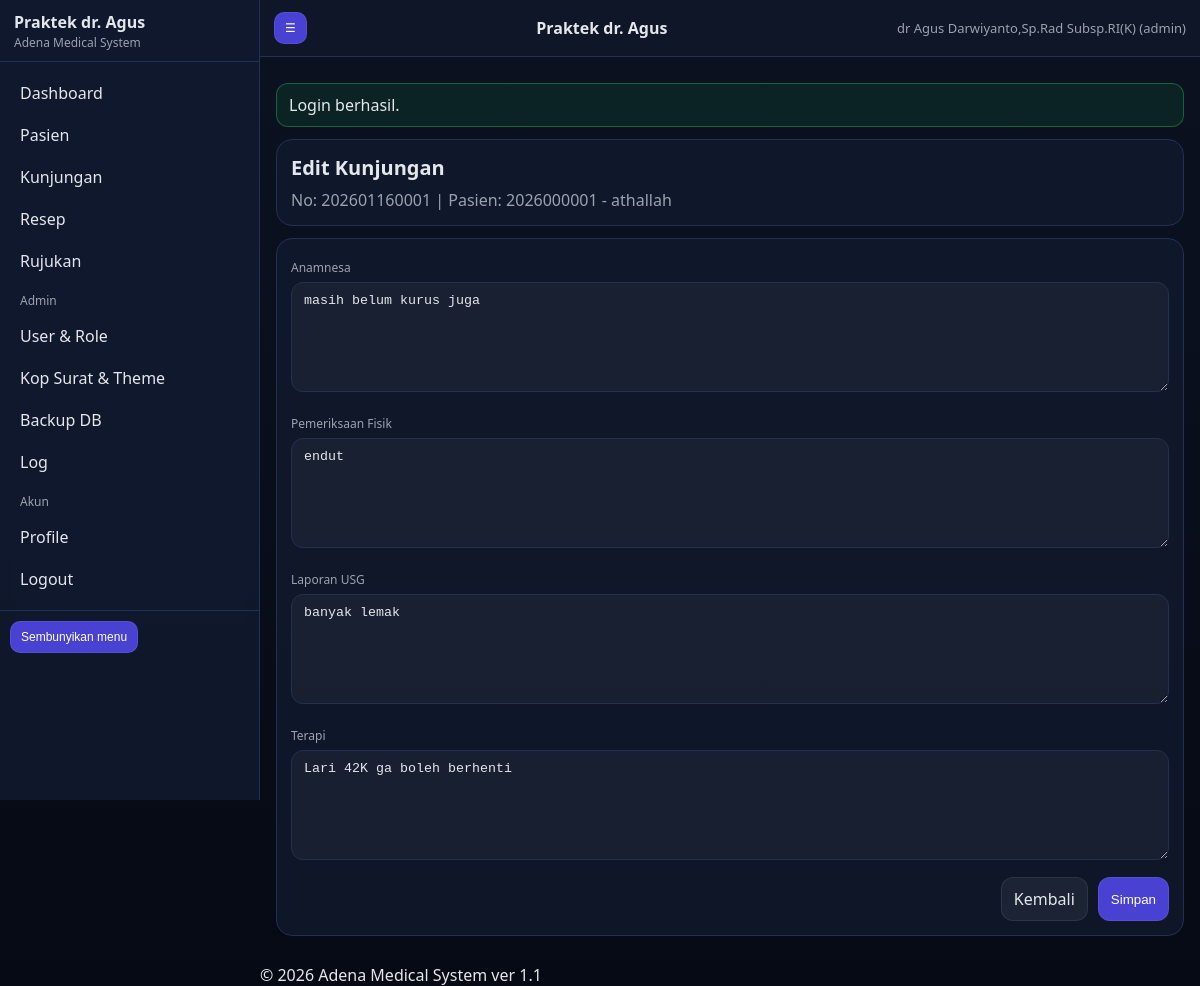
The app's page /visit_edit.php?id=3 (signed in) with its own data.
### tables this page shows
CREATE TABLE `visits` (
  `id` bigint(20) NOT NULL,
  `patient_id` bigint(20) NOT NULL,
  `visit_no` varchar(30) NOT NULL,
  `visit_date` datetime NOT NULL,
  `anamnesis` mediumtext DEFAULT NULL,
  `physical_exam` mediumtext DEFAULT NULL,
  `usg_report` mediumtext DEFAULT NULL,
  `therapy` mediumtext DEFAULT NULL,
  `doctor_id` int(11) DEFAULT NULL,
  `signature_path` varchar(255) DEFAULT NULL,
  `created_at` datetime NOT NULL,
  `updated_at` datetime DEFAULT NULL
);

CREATE TABLE `patients` (
  `id` bigint(20) NOT NULL,
  `mrn` varchar(30) NOT NULL,
  `full_name` varchar(150) NOT NULL,
  `dob` date DEFAULT NULL,
  `gender` enum('L','P') NOT NULL,
  `address` varchar(255) DEFAULT NULL,
  `created_at` datetime NOT NULL
);

### app/db.php (called while the page is built, shortened)
<?php
require_once __DIR__ . '/helpers.php';
function db(): PDO {
  static $pdo = null;
  if ($pdo) return $pdo;
  $cfg = config()['db'];
  $dsn = sprintf('mysql:host=%s;port=%d;dbname=%s;charset=%s',
    $cfg['host'], (int)$cfg['port'], $cfg['name'], $cfg['charset'] ?? 'utf8mb4'
  );
  $opt = [
    PDO::ATTR_ERRMODE => PDO::ERRMODE_EXCEPTION,
    PDO::ATTR_DEFAULT_FETCH_MODE => PDO::FETCH_ASSOC,
    PDO::ATTR_EMULATE_PREPARES => false,
  ];
  try {
    $pdo = new PDO($dsn, $cfg['user'], $cfg['pass'], $opt);
  } catch (Throwable $e) {
    log_app('error', 'DB connection failed', ['err' => $e->getMessage()]);
    throw $e;
  }
  return $pdo;
}

### app/helpers.php (called while the page is built, shortened)
<?php
function e(string $s): string { return htmlspecialchars($s, ENT_QUOTES, 'UTF-8'); }
function config(): array {
  static $cfg = null;
  if ($cfg === null) {
    $file = __DIR__ . '/config.php';
    if (!file_exists($file)) {
      $cfg = require __DIR__ . '/config.sample.php';
    } else {
      $cfg = require $file;
    }
  }
  return $cfg;
}
function base_path(): string {
  $bp = config()['base_path'] ?? '';
  return rtrim($bp, '/');
}
function url(string $path = ''): string {
  $bp = base_path();
  $path = '/' . ltrim($path, '/');
  return $bp . $path;
}
function ensure_dirs(): void {
  $cfg = config();
}

### app/config.php (called while the page is built)
<?php
return array (
  'installed' => true,
  'base_path' => '/AMS',
  'db' =>
  array (
    'host' => '127.0.0.1',
    'port' => 3306,
    'name' => 'ams11',
    'user' => 'root',
    'pass' => '',
    'charset' => 'utf8mb4',
  ),
  'security' =>
  array (
    'session_name' => 'AMSSESSID',
    'csrf_key' => '922e70ba681779f204f2c06607a7a469',
  ),
  'uploads' =>
  array (
    'logo_dir' => 'C:\\xampp\\htdocs\\AMS\\install/../storage/uploads/logo',
    'signature_dir' => 'C:\\xampp\\htdocs\\AMS\\install/../storage/uploads/signature',
  ),
  'paths' =>
  array (
    'logs' => 'C:\\xampp\\htdocs\\AMS\\install/../storage/logs',
    'backups' => 'C:\\xampp\\htdocs\\AMS\\install/../storage/backups',
  ),
  'gdrive' =>
  array (
    'enabled' => false,
    'service_account_json' => 'C:\\xampp\\htdocs\\AMS\\install/../storage/credentials/gdrive_service_account.json',
    'folder_id' => '',
  ),
);

### app/auth.php (called while the page is built, shortened)
<?php
require_once __DIR__ . '/helpers.php';
require_once __DIR__ . '/db.php';
function session_boot(): void {
  $cfg = config();
}

### visit_edit.php (the view, shortened to what this page needs)
<?php
require_once __DIR__ . '/app/auth.php';
require_once __DIR__ . '/app/db.php';
$id = (int)($_GET['id'] ?? 0);
$st = db()->prepare("SELECT v.*, p.full_name, p.mrn, p.dob, p.gender, p.address
                     FROM visits v JOIN patients p ON p.id=v.patient_id
                     WHERE v.id=?");
$st->execute([$id]);
$v = $st->fetch();
require __DIR__ . '/app/views/partials/header.php';
?>
<div class="card">
  <div class="h1">Edit Kunjungan</div>
  <div class="muted">No: <?= e($v['visit_no']) ?> | Pasien: <?= e($v['mrn'].' - '.$v['full_name']) ?></div>
</div>
<div class="card">
  <form method="post" class="grid">
    <div class="col-12">
      <div class="label">Anamnesa</div>
      <textarea class="input" name="anamnesis"><?= e($v['anamnesis'] ?? '') ?></textarea>
    </div>
    <div class="col-12">
      <div class="label">Pemeriksaan Fisik</div>
      <textarea class="input" name="physical_exam"><?= e($v['physical_exam'] ?? '') ?></textarea>
    </div>
    <div class="col-12">
      <div class="label">Laporan USG</div>
      <textarea class="input" name="usg_report"><?= e($v['usg_report'] ?? '') ?></textarea>
    </div>
    <div class="col-12">
      <div class="label">Terapi</div>
      <textarea class="input" name="therapy"><?= e($v['therapy'] ?? '') ?></textarea>
    </div>
    <div class="col-12" style="display:flex;justify-content:flex-end;gap:10px">
      <a class="btn secondary" href="<?= e(url('/visits.php?patient_id='.(int)$v['patient_id'])) ?>">Kembali</a>
      <button class="btn" type="submit">Simpan</button>
    </div>
  </form>
</div>
<?php require __DIR__ . '/app/views/partials/footer.php'; ?>

### public/assets/css/theme.css (style rules this page uses)
:root { --bg:#0b1220; --panel:#111a2e; --panel2:#0f172a; --text:#e5e7eb; --muted:#9ca3af; --line:#223053; --accent:#4f46e5; --danger:#ef4444; --ok:#22c55e; }
* { box-sizing:border-box }
body { margin:0;font-family:system-ui,-apple-system,Segoe UI,Roboto,Arial,sans-serif;background:linear-gradient(180deg,var(--bg),#060a14);color:var(--text) }
a { color:inherit;text-decoration:none }
.card { background:rgba(17,26,46,.8);border:1px solid var(--line);border-radius:16px;padding:14px;margin:12px 0 }
.h1 { font-size:20px;font-weight:800;margin:0 0 8px }
.muted { color:var(--muted) }
.grid { display:grid;grid-template-columns:repeat(12,1fr);gap:12px }
.col-12 { grid-column:span 12 }
.input, select, textarea { width:100%;padding:10px 12px;border-radius:12px;border:1px solid var(--line); background:rgba(255,255,255,.04);color:var(--text);outline:none }
textarea { min-height:110px;resize:vertical }
.label { font-size:12px;color:var(--muted);margin:6px 0 6px }
.btn { display:inline-flex;align-items:center;justify-content:center;gap:8px; padding:10px 12px;border-radius:12px;border:1px solid rgba(255,255,255,.08); background:rgba(79,70,229,.9);color:#fff;cursor:pointer }
.btn.secondary { background:rgba(255,255,255,.06);color:var(--text) }

### records on screen
visits: visit_no "202601160001", patient.full_name "2026000001 - athallah", anamnesis "masih belum kurus juga", physical_exam "endut", usg_report "banyak lemak", therapy "Lari 42K ga boleh berhenti"

### other values on screen
$brand_title "Praktek dr. Agus"
$badge "Adena Medical System"
$u['full_name'] "dr Agus Darwiyanto,Sp.Rad Subsp.RI(K)"
$u['role'] "admin"
$msg "Login berhasil."
$footer_text "© 2026 Adena Medical System ver 1.1"
